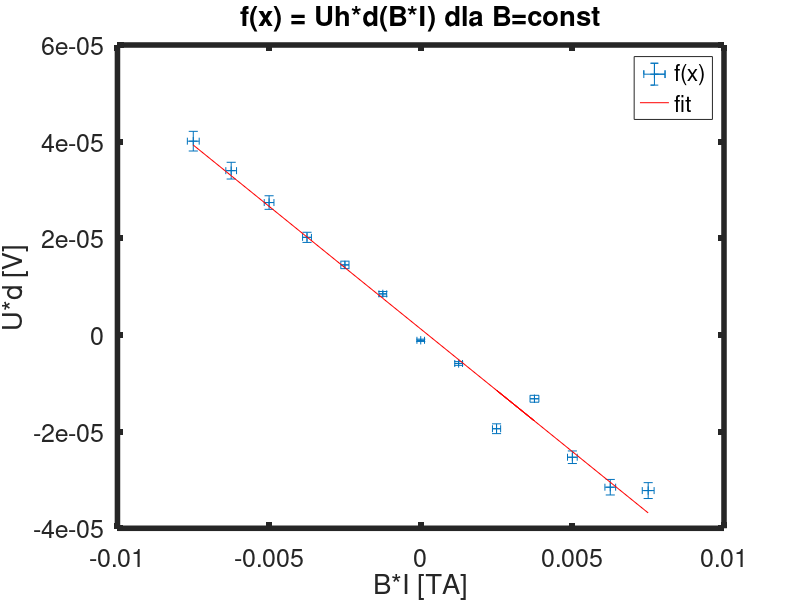
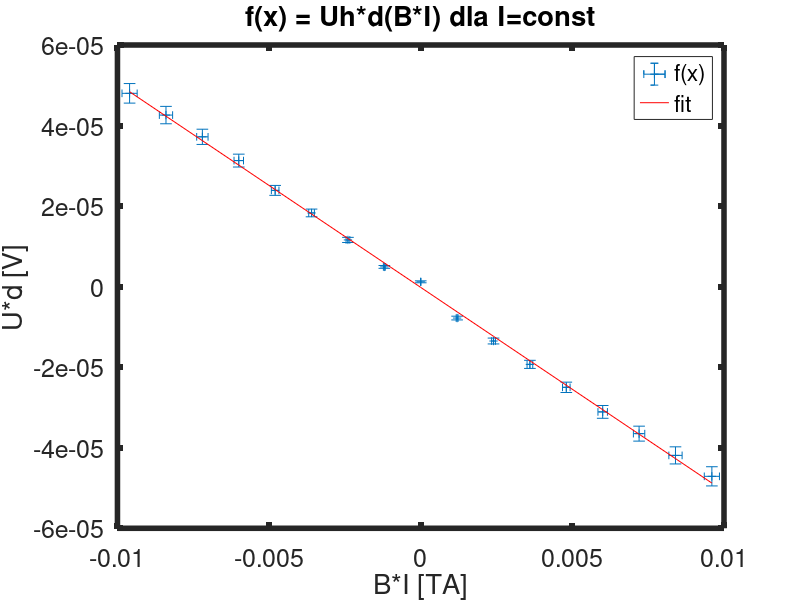

These charts were generated, in order, by the following MATLAB code:
Uh_Iconst = [
0.048
0.0426
0.0372
0.0313
0.0239
0.0183
0.0116
0.0049
0.0012
-0.0078
-0.0135
-0.0193
-0.025
-0.0311
-0.0365
-0.0419
-0.0471
];

Uh_Bconst = [
-0.0322
-0.0315
-0.0253
-0.0194
-0.0132
-0.0059
-0.0011
0.0085
0.0145
0.0202
0.0274
0.034
0.0401
];

B_Iconst = [
-0.32
-0.28
-0.24
-0.2
-0.16
-0.12
-0.08
-0.04
0.00 %zaokrągliłem zgodnie z resztą
0.04
0.08
0.12
0.16
0.2
0.24
0.28
0.32 ];

I_Bconst = [
0.03
0.025
0.02
0.01
0.015
0.005
0
-0.005
-0.01
-0.015
-0.02
-0.025
-0.03 ];

format short
pkg load statistics

% grubość płytki [m]
d = 0.001
ud = 0.0001/2 % z tabliczki (podzielić przez 2 bo to jest rozszerzona)
uI = 0.0005 % z tabliczki

Bconst = 0.250
Iconst = 0.030

uB_Iconst = B_Iconst .* 0.02 % z tabliczki
uB_Bconst = Bconst .* 0.02 % z tabliczki

% B = CONST
Uh_x_d_Bconst = Uh_Bconst .* d;							% y = Uh*d
B_x_I_Bconst = I_Bconst .* Bconst;                                       	% x = B*I
uUh_Bconst = ( abs(Uh_Bconst).*0.005+0.4*0.001 ) ./(sqrt(3))			% niepewność Uh
% uUh_Bconst = abs(Uh_Bconst).*0.003			% niepewność Uh
uUh_x_d_Bconst = ( (Uh_Bconst .* ud).^2 + (d * uUh_Bconst).^2 ).^(0.5)	% niepewność y
uB_x_I_Bconst = ( (I_Bconst .* uB_Bconst).^2 + (Bconst .* uI).^2 ).^(0.5)  % niepewność x

% uUh_x_d_Bconst = uUh_x_d_Bconst .* 0.01
% uB_x_I_Bconst =  uB_x_I_Bconst .* 0.01

% uUh_x_d_Bconst = 0
% uB_x_I_Bconst = 0

% I = CONST
Uh_x_d_Iconst = Uh_Iconst .* d;							% y = Uh*d
B_x_I_Iconst = B_Iconst .* Iconst;						% x = B*I
uUh_Iconst = (abs(Uh_Iconst).*0.005+0.4*0.001) ./(sqrt(3))			% niepewność Uh
uUh_x_d_Iconst = ( (Uh_Iconst .* ud).^2 + (d * uUh_Iconst).^2 ).^(0.5)		% niepewność y
uB_x_I_Iconst = ( (Iconst .* uB_Iconst).^2 + (B_Iconst .* uI).^2 ).^(0.5)	% niepewność x

% 1. Sporządzić wykresy zależności iloczynu napięcia Halla i grubości płytki od wartości iloczynu
% indukcji pola magnetycznego i natężenia prądu sterującego: (a) przy stałej wartości indukcji
% pola magnetycznego i (b) przy stałej wartości natężenia prądu. Punkty pomiarowe muszą
% posiadać odcinki niepewności.

% 2. Obliczyć stałą Halla metodą najmniejszej sumy kwadratów przy użyciu programu Origin.
% Sprawdzić wartość testu χ2 dla otrzymanych prostych. Wyznaczyć niepewność typu B
% i niepewność złożoną stałej Halla.

% [p, p_int, r, r_int, stats] = regress(a, F);
%
% intercept = p(1)
% slope = p(2)
% lower_bound_ci_intercept = p_int(1,1)
% upper_bound_ci_intercept = p_int(1,2)
% lower_bound_ci_slope = p_int(2,1)
% upper_bound_ci_slope = p_int(2,2)
%
% intercept_stderr = (upper_bound_ci_intercept - intercept) / 1.96
% slope_stderr = (upper_bound_ci_slope - slope) / 1.96
%
% R2 = stats(1)


% PW style chi2 statistic for testing linear goodness of fit
function retval = chi2(y_observed, y_fitted, y_uncertainty)
	% chi2 = sum(((y - y_fit).^2) ./ (u_y.^2));
	retval = sum( y_uncertainty.^(-2) .* (y_observed - y_fitted).^2 );
endfunction

% get critial chi2 value
function retval = chi2_crit(alpha, dof)
	retval = chi2inv(1 - alpha, dof);
endfunction


function retval = lin_regression(x, y)
	disp("/////// LIN REG ////////")
	F = [ones(size(x)), x];   % design matrix with intercept

	[p, p_int, r, r_int, stats] = regress(y, F);

	intercept = p(1)
	slope = p(2)
	lower_bound_ci_intercept = p_int(1,1)
	upper_bound_ci_intercept = p_int(1,2)
	lower_bound_ci_slope = p_int(2,1)
	upper_bound_ci_slope = p_int(2,2)

	% intercept_stderr = abs(lower_bound_ci_intercept-upper_bound_ci_intercept)/(2*1.96)
	intercept_stderr = (upper_bound_ci_intercept - intercept) / 1.96
	slope_stderr = (upper_bound_ci_slope - slope) / 1.96

	R2 = stats(1)

	retval = p;
endfunction


function lin_regression_chi2(p, x, y, y_err)
% p is the output of regress()
	disp("/////// CHI2 ////////")
	fity = p(2)*x + p(1);
	CHI2 = chi2(y, fity, y_err)
	degs_of_freedom = length(y)-2
	CHI2_crit = chi2_crit(0.05, degs_of_freedom)

	if (CHI2 < CHI2_crit)
		disp("brak podstaw do odrzucenia hipotezy o liniowości")
	else
		disp("należy odrzucić hipotezę o liniowości")
	endif
endfunction



disp("")
disp("=======B CONST========")

p_Bconst = lin_regression(B_x_I_Bconst, Uh_x_d_Bconst);
lin_regression_chi2(p_Bconst, B_x_I_Bconst, Uh_x_d_Bconst, uUh_x_d_Bconst)
fity_Bconst = p_Bconst(2)*B_x_I_Bconst + p_Bconst(1);

figure(1)
p1 = errorbar(B_x_I_Bconst, Uh_x_d_Bconst, uB_x_I_Bconst, uUh_x_d_Bconst, "~>");
% axis ([x_lo x_hi y_lo y_hi])

% p1 = plot(B_x_I_Bconst, Uh_x_d_Bconst);
set(p1, "linestyle", "none");
set(p1, "marker", "+");
set(gca, "linewidth", 4, "fontsize", 18);
xlabel ("B*I [TA]");
ylabel ("U*d [V]");
title ("f(x) = Uh*d(B*I) dla B=const");

hold on;
plot(B_x_I_Bconst, fity_Bconst, 'r-');
% plot(0, p_Bconst(1), 'ro', 'MarkerSize', 10); % intercept point in red circle

legend("f(x)","fit");
hold off;

disp("")
disp("=======I CONST========")

p_Iconst = lin_regression(B_x_I_Iconst, Uh_x_d_Iconst);
lin_regression_chi2(p_Iconst, B_x_I_Iconst, Uh_x_d_Iconst, uUh_x_d_Iconst)
fity_Iconst = p_Iconst(2)*B_x_I_Iconst + p_Iconst(1);

figure(2)
p1 = errorbar(B_x_I_Iconst, Uh_x_d_Iconst, uB_x_I_Iconst, uUh_x_d_Iconst, "~>");
set(p1, "linestyle", "none");
set(p1, "marker", "+");
set(gca, "linewidth", 4, "fontsize", 18);
xlabel ("B*I [TA]");
ylabel ("U*d [V]");
title ("f(x) = Uh*d(B*I) dla I=const");

hold on;
plot(B_x_I_Iconst, fity_Iconst, 'r-');
legend("f(x)","fit");
hold off;

disp("")
disp("======== niepewność złożona =======")

% PW fiz lab style std dev
function retval = std_dev(v)
	n = length(v);
	expected = mean(v);
	sum_sq_res = sum((v-expected).^2);
	retval = ( ( 1/( n*(n-1) ) ) * sum_sq_res )^(0.5);
endfunction


disp("typ A")
std_dev(I_Bconst)

% typ B
d = 0.1 * 10^(-3)
ud = 0.1/2 * 10^(-3)

I = -0.03
uI = 5*10^(-3)

B = 0.250
uB = 5*10^(-3)

Uh = 0.0401

ucRh = sqrt( ( Uh/(I*B) * ud )^2 + ( (-Uh*d)/(B*I^2) * uI )^2 + ( (-Uh*d)/(B^2*I) * uB)^2 )

